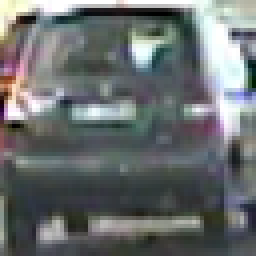
#> input picture test_images/car_1.png, 64 x 64 px (shown 4 times larger); the run also reads 2 pictures not shown here
$ jupyter execute --allow-errors summary.ipynb   (shell and % lines are left out)   (older library calls are emulated)
#> lines starting #> are read from the running program, lines starting #| are printed output that depends on the picture
### vehicle_detection.py
import matplotlib.image as mpimg
import matplotlib.pyplot as plt
import numpy as np
import cv2
from skimage.feature import hog
import glob
from sklearn.preprocessing import StandardScaler
from sklearn.model_selection import train_test_split
from sklearn.svm import LinearSVC
import pickle
from scipy.ndimage.measurements import label
from moviepy.editor import VideoFileClip
from tracking import Tracking
import random


def display_2_images(img1, img2, text_1='Origin Image',
    text_2='Destination Image'):
    f, (ax1, ax2) = plt.subplots(1, 2, figsize=(24, 9))
    f.tight_layout()
    ax1.imshow(img1)
    ax1.set_title(text_1, fontsize=50)
    ax2.imshow(img2)
    ax2.set_title(text_2, fontsize=50)
    plt.subplots_adjust(left=0., right=1, top=0.9, bottom=0.)
    plt.interactive(False)


# [9 lines left out: function display_color_gray, not called in this run]


# always read image as uint8 so don't have to worry png(0-1) or jpeg
def read_image(image_path):
#> called with image_path = './test_images/car_1.png'
    img = mpimg.imread(image_path)
#> img is the input picture: shape (64, 64, 3) float32; mean R, G, B 0.415, 0.431, 0.433
    if img.dtype != 'uint8':
        img = (img * 255).astype(np.uint8)
    return img


# Define a function to return HOG features and visualization
def get_hog_features(img, orient, pix_per_cell, cell_per_block, vis=False,
    feature_vec=True):
    # Call with two outputs if vis==True
    if vis:
        features, hog_image = hog(img, orientations=orient,
                                  pixels_per_cell=(pix_per_cell, pix_per_cell),
                                  cells_per_block=(
                                  cell_per_block, cell_per_block),
                                  transform_sqrt=True,
                                  visualise=vis, feature_vector=feature_vec)
        return features, hog_image
    # Otherwise call with one output
    else:
        features = hog(img, orientations=orient,
                       pixels_per_cell=(pix_per_cell, pix_per_cell),
                       cells_per_block=(cell_per_block, cell_per_block),
                       transform_sqrt=True,
                       visualise=vis, feature_vector=feature_vec)
        return features


# Define a function to compute binned color features
def bin_spatial(img, size=(32, 32)):
    # Use cv2.resize().ravel() to create the feature vector
    features = cv2.resize(img, size).ravel()
    # Return the feature vector
    return features


# Define a function to compute color histogram features
# NEED TO CHANGE bins_range if reading .png files with mpimg!
def color_hist(img, nbins=32, bins_range=(0, 256)):
    # Compute the histogram of the color channels separately
    channel1_hist = np.histogram(img[:, :, 0], bins=nbins, range=bins_range)
    channel2_hist = np.histogram(img[:, :, 1], bins=nbins, range=bins_range)
    channel3_hist = np.histogram(img[:, :, 2], bins=nbins, range=bins_range)
    # Concatenate the histograms into a single feature vector
    hist_features = np.concatenate((channel1_hist[0], channel2_hist[0], channel3_hist[0]))
    # Return the individual histograms, bin_centers and feature vector
    return hist_features


def convert_color(image, color_space='RGB'):
    # Assume input is RGB
    feature_image = np.copy(image)

    # apply color conversion if other than 'RGB'
    if color_space != 'RGB':
        if color_space == 'HSV':
            feature_image = cv2.cvtColor(image, cv2.COLOR_RGB2HSV)
        elif color_space == 'LUV':
            feature_image = cv2.cvtColor(image, cv2.COLOR_RGB2LUV)
        elif color_space == 'HLS':
            feature_image = cv2.cvtColor(image, cv2.COLOR_RGB2HLS)
        elif color_space == 'YUV':
            feature_image = cv2.cvtColor(image, cv2.COLOR_RGB2YUV)
        elif color_space == 'YCrCb':
            feature_image = cv2.cvtColor(image, cv2.COLOR_RGB2YCrCb)

    return feature_image


# Define a function to extract features from a list of images
# Have this function call bin_spatial() and color_hist()
def extract_features(imgs, color_space='RGB', spatial_size=(32, 32),
    hist_bins=32, orient=9,
    pix_per_cell=8, cell_per_block=2, hog_channel=0,
    spatial_feat=True, hist_feat=True, hog_feat=True):
    # Create a list to append feature vectors to
    features = []
    # Iterate through the list of images
    for file in imgs:
        file_features = []
        # Read in each one by one convert 0-1 to 0-255 as well
        image = read_image(file)
        # apply color conversion if other than 'RGB'
        feature_image = convert_color(image, color_space)

        if spatial_feat:
            spatial_features = bin_spatial(feature_image, size=spatial_size)
            file_features.append(spatial_features)
        if hist_feat:
            # Apply color_hist()
            hist_features = color_hist(feature_image, nbins=hist_bins)
            file_features.append(hist_features)
        if hog_feat:
            # Call get_hog_features() with vis=False, feature_vec=True
            if hog_channel == 'ALL':
                hog_features = []
                for channel in range(feature_image.shape[2]):
                    hog_features.append(
                        get_hog_features(feature_image[:, :, channel],
                                         orient, pix_per_cell, cell_per_block,
                                         vis=False, feature_vec=True))
                hog_features = np.ravel(hog_features)
            else:
                hog_features = get_hog_features(
                    feature_image[:, :, hog_channel], orient,
                    pix_per_cell, cell_per_block, vis=False, feature_vec=True)
            # Append the new feature vector to the features list
            file_features.append(hog_features)
        features.append(np.concatenate(file_features))
    # Return list of feature vectors
    return features


def normalize_data(car_features, noncar_features):
    X = np.vstack((car_features, noncar_features)).astype(np.float64)
    X_scaler = StandardScaler().fit(X)
    return X_scaler.transform(X), X_scaler


def train_classifier(car_features, noncar_features, visualize=False):
    # define labels
    y = np.hstack((np.ones(len(car_features)), np.zeros(len(noncar_features))))

    # Normalize data
    scaled_X, X_scaler = normalize_data(car_features, noncar_features)

    # good idea to split data into training and validation and random
    rand_state = np.random.randint(0, 100)
    X_train, X_test, y_train, y_test = train_test_split(scaled_X, y,
                                                        test_size=0.2,
                                                        random_state=rand_state)

    # Time to train it
    svc = LinearSVC()
    svc.fit(X_train, y_train)

    if visualize:
        prediction = svc.score(X_test, y_test)
        print('Test Accuracy of SVC = ', prediction)
        n_predict = 10
        print('My SVC predicts: ', svc.predict(X_test[0:n_predict]))
        print('For these', n_predict, 'labels: ', y_test[0:n_predict])
        return svc, X_scaler, prediction
    else:
        return svc, X_scaler

# Define a function that takes an image,
# start and stop positions in both x and y,
# window size (x and y dimensions),
# and overlap fraction (for both x and y)
def slide_window(img, x_start_stop=[None, None], y_start_stop=[None, None],
    xy_window=(64, 64), xy_overlap=(0.5, 0.5)):
    # If x and/or y start/stop positions not defined, set to image size
    if x_start_stop[0] is None:
        x_start_stop[0] = 0
    if x_start_stop[1] is None:
        x_start_stop[1] = img.shape[1]
    if y_start_stop[0] is None:
        y_start_stop[0] = 0
    if y_start_stop[1] is None:
        y_start_stop[1] = img.shape[0]
    # Compute the span of the region to be searched
    xspan = x_start_stop[1] - x_start_stop[0]
    yspan = y_start_stop[1] - y_start_stop[0]
    # Compute the number of pixels per step in x/y
    nx_pix_per_step = np.int(xy_window[0] * (1 - xy_overlap[0]))
    ny_pix_per_step = np.int(xy_window[1] * (1 - xy_overlap[1]))
    # Compute the number of windows in x/y
    nx_buffer = np.int(xy_window[0] * (xy_overlap[0]))
    ny_buffer = np.int(xy_window[1] * (xy_overlap[1]))
    nx_windows = np.int((xspan - nx_buffer) / nx_pix_per_step)
    ny_windows = np.int((yspan - ny_buffer) / ny_pix_per_step)
    # Initialize a list to append window positions to
    window_list = []
    # Loop through finding x and y window positions
    # Note: you could vectorize this step, but in practice
    # you'll be considering windows one by one with your
    # classifier, so looping makes sense
    for ys in range(ny_windows):
        for xs in range(nx_windows):
            # Calculate window position
            startx = xs * nx_pix_per_step + x_start_stop[0]
            endx = startx + xy_window[0]
            starty = ys * ny_pix_per_step + y_start_stop[0]
            endy = starty + xy_window[1]

            # Append window position to list
            window_list.append(((startx, starty), (endx, endy)))
    # Return the list of windows
    return window_list


# Define a function to draw bounding boxes
def draw_boxes(img, bboxes, color=(0, 0, 255), thick=6):
    # Make a copy of the image
    imcopy = np.copy(img)
    # Iterate through the bounding boxes
    for bbox in bboxes:
        # Draw a rectangle given bbox coordinates
        cv2.rectangle(imcopy, bbox[0], bbox[1], color, thick)
    # Return the image copy with boxes drawn
    return imcopy

# Define a function to extract features from a single image window
# This function is very similar to extract_features()
# just for a single image rather than list of images
# [283 lines left out: functions single_img_features, search_windows, find_cars, add_heat, apply_threshold, draw_labeled_bboxes and 3 more, not called in this run]


def load_state(saved_file):
    """
    Utility method to load saved data by pickle

    :param saved_file:
    :type saved_file: str
    :return: list of params
    :rtype: tuple
    """

    saved_pickle = pickle.load(open(saved_file, 'rb'))
    svc = saved_pickle['svc']
    X_scaler = saved_pickle['X_scaler']
    color_space = saved_pickle['color_space']
    spatial = saved_pickle['spatial']
    hist_bins = saved_pickle['hist_bins']
    orient = saved_pickle['orient']
    pix_per_cell = saved_pickle['pix_per_cell']
    cell_per_block = saved_pickle['cell_per_block']
    hog_channel = saved_pickle['hog_channel']
    return svc, X_scaler, color_space, spatial, hist_bins, orient, pix_per_cell, cell_per_block, hog_channel

# Pipeline for training classifier only
# [130 lines left out: functions train_classifier_pipeline, detection_pipeline, process_pipeline, process_video_pipeline, save_image, generate_video, not called in this run]

# Main function
# [15 lines that do not run on import are left out]

### summary.ipynb
# Vehicle Detection

This project will demonstrate how I setup pipeline to detect the vehicle so I will start with sample images and along the way, I will apply that to a series of images or video.

At the end, you will see the video with vehicle detection.

Let walk through the steps

* Explore data
* Choose color features
* Choose gradient features based on HOG
* Train classifiers to detect cars and non-cars
* Implement sliding windows to scan the images
* Search and Classify
* Tracking pipeline
* Summary

## Let explore the data

Let look at training data we're going to use to build the classifier.

I examined the car and non-car of data download from [vehicle](https://s3.amazonaws.com/udacity-sdc/Vehicle_Tracking/vehicles.zip) and [non-vehicle](https://s3.amazonaws.com/udacity-sdc/Vehicle_Tracking/non-vehicles.zip) images, just a sample of data

[cell 1]
import matplotlib.image as mpimg
import matplotlib.pyplot as plt
import numpy as np
import cv2
from skimage.feature import hog
import vehicle_detection as my_function
import glob
from sklearn.preprocessing import StandardScaler

[cell 2]
img1 = my_function.read_image('./test_images/car_1.png')
img2 = my_function.read_image('./test_images/noncar_1.png')
#> call 2 of read_image, with image_path = './test_images/noncar_1.png'
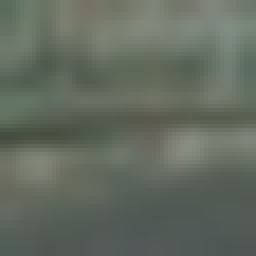
#> input picture test_images/noncar_1.png, 64 x 64 px (shown 4 times larger)
#> in read_image, img is the input picture: shape (64, 64, 3) float32; mean R, G, B 0.388, 0.419, 0.375
my_function.display_2_images(img1, img2,
                             text_1='Car shape {}'.format(img1.shape),
                             text_2='Nonshape {}'.format(img2.shape))
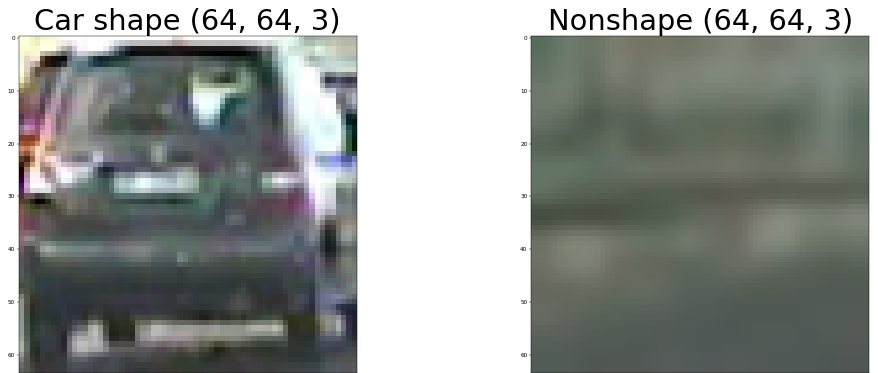
#> figure drawn by matplotlib, 2 panels

## Color Features

First, we look at color features aka channels (RGB, HSV, LUV, HLS, YUV, and YCrCb)

By the help of `extract_features` function, allow me to experiment with varieties of parameters including HOG but we will look that shortly.

* Spatial Binning of Color
Simply said resize the image to smaller ratio while still having all relevant data

* Histogram of Color
Use histogram of color so I can focus on the overall magnitude of each color channels so the image of the car rotates horizontally or vertically, the histogram will be the same.

Last but not least, it's very important we normalize data which can be compared with the picture below between `Raw Features` and `Normalized Features`  I'll revisit it again at the train classifiers section.

[cell 3]
images = glob.glob('./test_images/*car*.png')
cars = []
notcars = []
for image in images:
    if 'noncar' in image:
        notcars.append(image)
    else:
        cars.append(image)

car_features = my_function.extract_features(cars, color_space='RGB',
                        spatial_size=(32, 32),hist_bins=32,
                        spatial_feat=True, hist_feat=True, hog_feat=False)
#> in bin_spatial, `features = cv2.resize(img, size).ravel()`: features = 3072 values, max 255 at index 0, min 12 at index 861, mean 108.8
#> in extract_features, `spatial_features = bin_spatial(feature_image, size=spatial_size)`: spatial_features has the same summary as features in bin_spatial
#> in color_hist, `hist_features = np.concatenate((channel1_hist[0], channel2_hist[0], ch..`: hist_features = 96 values, max 384 at index 6, min 12 at index 2, mean 128
#> car_features = 3 items
notcar_features = my_function.extract_features(notcars, color_space='RGB',
                        spatial_size=(32, 32),hist_bins=32,
                        spatial_feat=True, hist_feat=True, hog_feat=False)
#> notcar_features = 1 item

X = np.vstack([car_features, notcar_features]).astype(np.float64)
# Fit a per-column scaler
X_scaler = StandardScaler().fit(X)
# Apply the scaler to X
scaled_X = X_scaler.transform(X)
car_ind = np.random.randint(0, len(cars))
#> car_ind = 0
# Plot an example of raw and scaled features
fig = plt.figure(figsize=(12,4))
plt.subplot(131)
plt.imshow(mpimg.imread(cars[car_ind]))
plt.title('Original Image')
plt.subplot(132)
plt.plot(X[car_ind])
plt.title('Raw Features')
plt.subplot(133)
plt.plot(scaled_X[car_ind])
plt.title('Normalized Features')
fig.tight_layout()
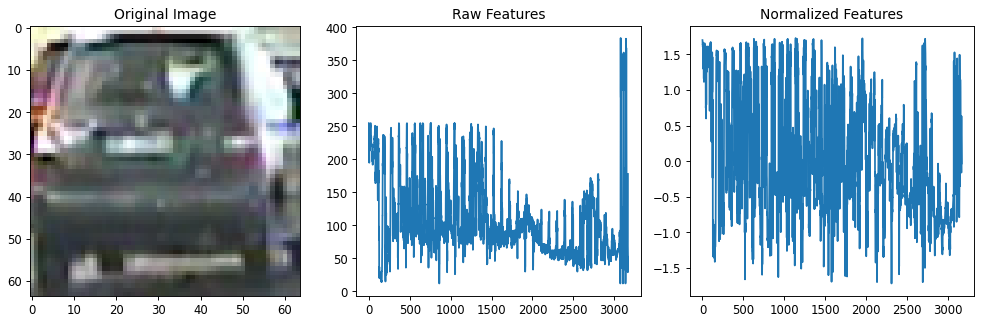
#> figure drawn by matplotlib, 3 panels; panel 2: curve peaks at x = 3078, y = 384; panel 3: curve peaks at x = 1139, y = 1.73

## HOG Feature

HOG or Histogram of Oriented Gradients provides me the distribution (histogram) of directions of gradients (oriented gradients) which I will use as another feature in addition to Color features.

Below is an example of code getting HOG features and image features in each channel with parameters of both Car and Non-car

* Color Space HSV
* Orient 9 (9 buckets of histogram)
* 4 Pixel per cell
* 2 Cell per block

#> (a cell that did not finish here is left out)

#> (a cell that did not finish here is left out)

Here is data between normalized data and raw data, I just want to point out how important it is to visualize data before going to training classifier step.

[cell 6]
images = glob.glob('./test_images/*car*.png')
cars = []
notcars = []
for image in images:
    if 'noncar' in image:
        notcars.append(image)
    else:
        cars.append(image)

car_features = my_function.extract_features(cars, color_space='YCrCb',
                        orient=9,
                        pix_per_cell=4, cell_per_block=2, hog_channel='ALL',
                        spatial_feat=False, hist_feat=False, hog_feat=True)
notcar_features = my_function.extract_features(notcars, color_space='YCrCb',
                        orient=9,
                        pix_per_cell=4, cell_per_block=2, hog_channel='ALL',
                        spatial_feat=False, hist_feat=False, hog_feat=True)

X = np.vstack([car_features, notcar_features]).astype(np.float64)
# Fit a per-column scaler
X_scaler = StandardScaler().fit(X)
# Apply the scaler to X
scaled_X = X_scaler.transform(X)
car_ind = np.random.randint(0, len(cars))
#> car_ind = 1
# Plot an example of raw and scaled features
fig = plt.figure(figsize=(12,4))
plt.subplot(131)
plt.imshow(mpimg.imread(cars[car_ind]))
plt.title('Original Image')
plt.subplot(132)
plt.plot(X[car_ind])
plt.title('Raw Features')
plt.subplot(133)
plt.plot(scaled_X[car_ind])
plt.title('Normalized Features')
fig.tight_layout()
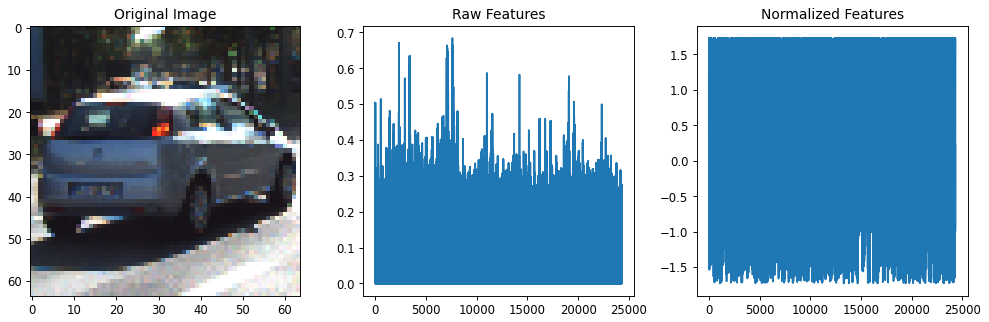
#> figure drawn by matplotlib, 3 panels; panel 2: curve peaks at x = 7600, y = 0.684; panel 3: curve peaks at x = 1419, y = 1.73

### Train classifiers

At this step, I will show how I use the color and hog features extracted from earlier step and train my classifier with `Support Vector Machine` or `SVM` or to be more specific [Linear SVC](http://scikit-learn.org/stable/modules/svm.html#svc)

First, let talk about how I come up with what parameters to use to extract both Color and HOG features.

I decide to experiment with all combination of parameters by implementing a function `experiment_color` and `experiment_hog` by passing list of parameters (please see this function in `vehicle_detection.py` for more information)

#### Experiment with Color and HOG

```
## Try all combination of Colors, Spatial and Histogram Bin
experiment_color(cars, noncars,
    ['RGB', 'HSV', 'LUV', 'HLS', 'YUV', 'YCrCb'],
    [8, 16, 32], [8, 16,32]
    )

## Try all combination
experiment_hog(cars, noncars,
    ['RGB', 'HSV', 'LUV', 'HLS', 'YUV', 'YCrCb'],
    [9,12], [2,4,6,8], [2,4], [0,1,2,'ALL']
    )
```

From above I can pass all parameters and let my classifier tried all combination and gave me the most accuracy parameters it could get.

I chose these parameters for my final classifier based on my experiment.

    color_space = 'YCrCb'
    hist_bins = 16
    spatial = (16,16)
    orient = 9
    pix_per_cell = 4
    cell_per_block = 2
    hog_channel = 'ALL'

#### Train the classfiers

Once we extract features of color and hog on both set of cars and non-cars images with the help of `extract_features` function I will get a very long vector of features value which will be passed into my classifier.

##### Training in details

*Normalize data* is very important like mentioned above to avoid outliers, bias or unbalance in the data itself, I implemented `normalize_data` function to get input of features and stack it up together before using [StandardScaler](http://scikit-learn.org/stable/modules/generated/sklearn.preprocessing.StandardScaler.html) to create scaler and normalize my car and non-car features then return  these data along with scaler out so, later on, we use the same scaler to my pipeline when classifying images.

*Splitting data* it's always a good practice to divide data into training and validation only so when predicting we want to make sure a classifier can predict unseen data.

Here is the snippet of code to normalize data, splitting data for training and validation then train my SVM classifier.

```
def normalize_data(car_features, noncar_features):
    X = np.vstack((car_features, noncar_features)).astype(np.float64)
    X_scaler = StandardScaler().fit(X)
    return X_scaler.transform(X), X_scaler

# define labels
y = np.hstack((np.ones(len(car_features)), np.zeros(len(noncar_features))))

# Normalize data
scaled_X, X_scaler = normalize_data(car_features, noncar_features)

# good idea to split data into training and validation and random
rand_state = np.random.randint(0, 100)
X_train, X_test, y_train, y_test = train_test_split(scaled_X, y, test_size=0.2, random_state=rand_state)

# Time to train it
svc = LinearSVC()
svc.fit(X_train, y_train)
```

This is an example of training classifier with only 10 of the car and 10 non-car images only just for purpose of demonstration.

[cell 7]
images = glob.glob('./test_images/*car*.png')
cars = []
notcars = []
for image in images:
    if 'noncar' in image:
        notcars.append(image)
    else:
        cars.append(image)
#> (the rest of the program and of its run is left out)
